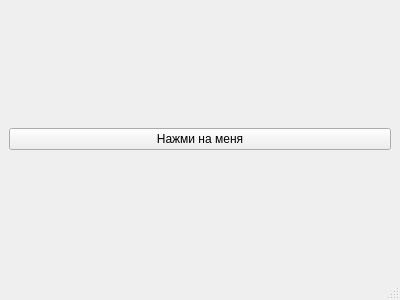
<?xml version="1.0" encoding="UTF-8"?>
<ui version="4.0">
  <class>MainWindow</class>
  <widget class="QMainWindow" name="MainWindow">
    <property name="geometry">
      <rect>
        <x>0</x>
        <y>0</y>
        <width>400</width>
        <height>300</height>
      </rect>
    </property>
    <widget class="QWidget" name="centralwidget">
      <layout class="QVBoxLayout" name="verticalLayout">
        <item>
          <widget class="QPushButton" name="pushButton">
            <property name="text">
              <string>Нажми на меня</string>
            </property>
          </widget>
        </item>
      </layout>
    </widget>
    <widget class="QMenuBar" name="menubar">
      <property name="geometry">
        <rect>
          <x>0</x>
          <y>0</y>
          <width>400</width>
          <height>22</height>
        </rect>
      </property>
    </widget>
    <widget class="QStatusBar" name="statusbar"/>
  </widget>
  <resources/>
  <connections/>
</ui>
